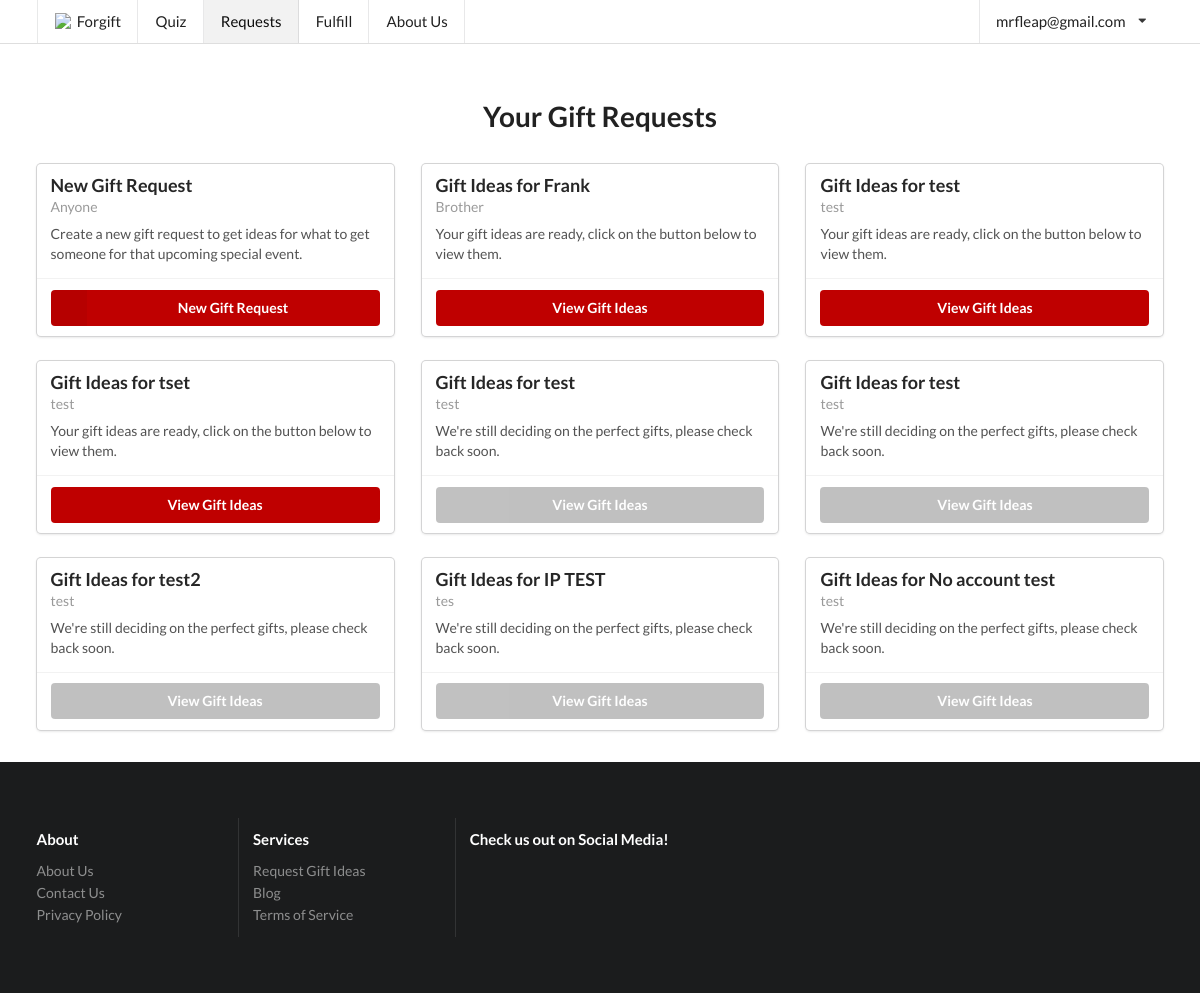
/request/ (signed in), run on an earlier commit of the app's database.
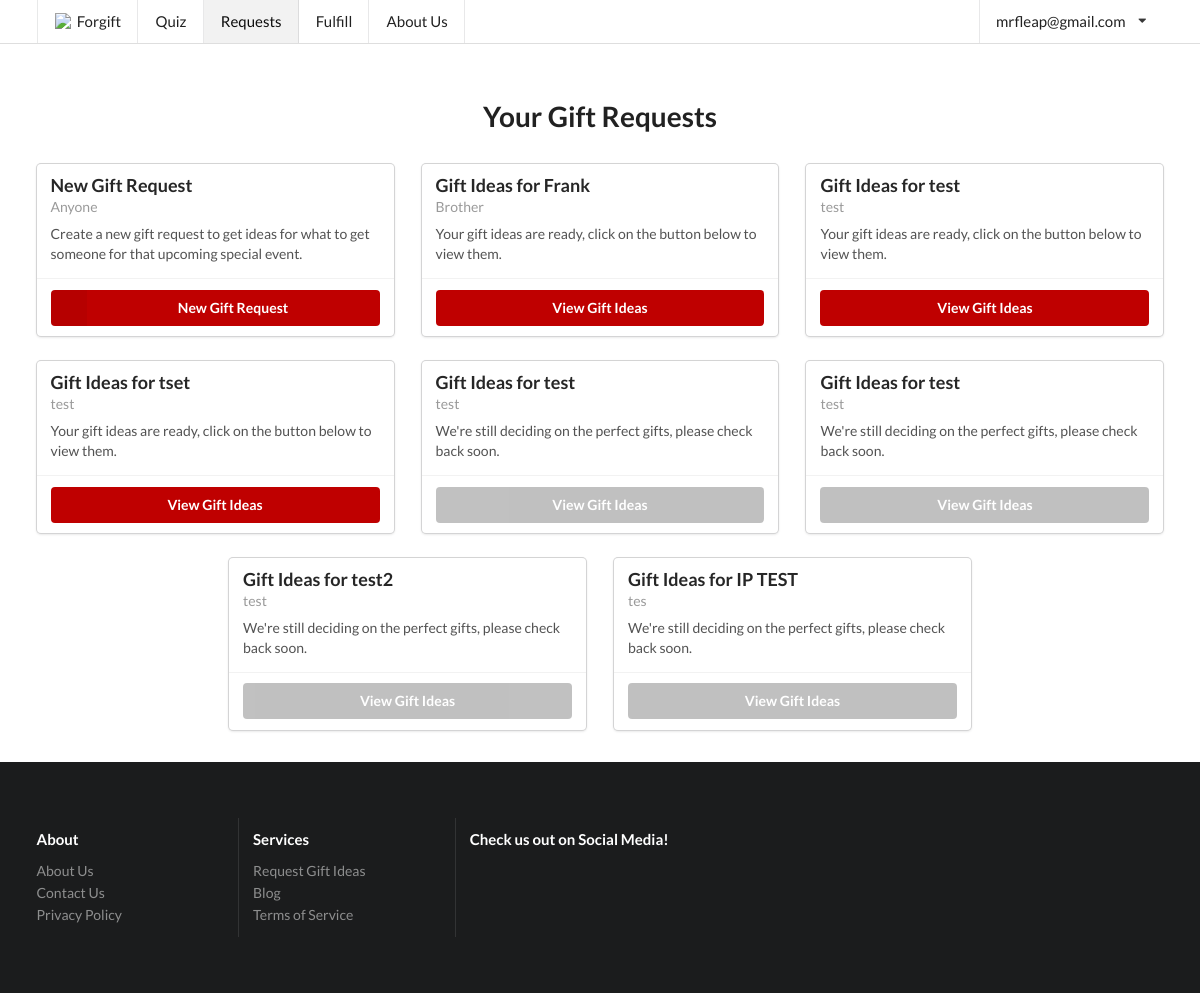
And on a later commit of the database.
### forgyftapp/models.py (models this page shows, shortened)
class Slug(OnCreate, models.Model):
	_slug = models.SlugField(max_length=7, blank=True)
	@property
	def slug(self):
		if not self._slug:
			newSlug = django_utils.get_slug(self, length=7, underscoreSlug=True)
			self._slug = newSlug
			self.save()
		return self._slug
	class Meta:
		abstract = True

class GifteeProfile(Slug):
	name = models.TextField(max_length=150)
	gender = models.CharField(max_length=80, choices=gender.GENDER_CHOICES)
	age = models.IntegerField()
	relationship = models.TextField(max_length=6000)
	price_upper = models.IntegerField()
	interests = models.TextField(max_length=6000)
	existing_related_items = models.TextField(max_length=6000)
	extra_info = models.TextField(max_length=6000, blank=True, null=True)
	occasion = models.TextField(max_length=6000)
	published = models.BooleanField(default=False)
	emailed_about_publish = models.BooleanField(default=False)
	user = models.ForeignKey(User, on_delete=models.CASCADE, null=True)
	email = models.EmailField(null=True)
	feedback = models.OneToOneField(GiftFeedback, on_delete=models.SET_NULL, null=True)
	created = models.DateTimeField(editable=False, null=True, blank=True)
	ip_address = models.GenericIPAddressField(null=True, default=None)
	_location = models.TextField(null=True, default=None, blank=True)
	@property
	def status(self):
		if self.published:
			return "Your gift ideas are ready, click on the button below to view them."
		else:
			return "We're still deciding on the perfect gifts, please check back soon."

### forgyftapp/views/basic_views.py (the view, shortened to what this page needs)
# urls.py: url(r'^request/?$', basic_views.request, name='request'),
def request(request, profile=None, slug=None):
	if not request.user.is_authenticated:
		return login_required()(request)(request)
	if profile:
		giftee_profile = get_object_or_404(GifteeProfile, pk=profile)
		if not giftee_profile.published or not giftee_profile.user == request.user:
			return redirect("forgyftapp:request")
		if request.method == "POST":
			feedback_form = GiftFeedbackForm(request.POST, instance=giftee_profile.feedback)
			if feedback_form.is_valid():
				feedback = feedback_form.save(giftee_profile=giftee_profile)
				giftee_profile.feedback = feedback
				giftee_profile.save()
				return redirect("forgyftapp:request", slug=giftee_profile.slug)
		else:
			feedback_form = GiftFeedbackForm(instance=giftee_profile.feedback)
		hasFeedback = giftee_profile.feedback is not None
		return render(request, "request.html", {"giftee_profile": giftee_profile,
		                                        "ideas": GiftIdea.objects.filter(giftee_profile=giftee_profile),
		                                        "page": "request", "feedback_form": feedback_form,
		                                        "hasFeedback": hasFeedback})
	else:
		giftee_profiles = GifteeProfile.objects.filter(user=request.user)
		return render(request, "request.html", {"giftee_profiles": giftee_profiles, "page": "request"})

### forgyftapp/templates/request.html (shortened to what this page needs)
{% extends "base/base.html" %}
{% block content %}
	<div class="ui main container">
		{% if not giftee_profile %}
			<h1 style="text-align: center; padding-bottom: 16px">Your Gift Requests</h1>
			<div style="margin-left:auto;margin-right:auto;">
				<div class="ui centered stackable three cards">
					<div class="ui fluid card">
						<div class="content">
							<div class="header">
								New Gift Request
							</div>
							<div class="meta"> Anyone
							</div>
							<div class="description">
								Create a new gift request to get ideas for what to get someone for that
								upcoming special event.
							</div>
						</div>
						<div class="extra content">
							<a class="ui labeled icon fluid primary button" href="{% url "forgyftapp:gift_form" %}">
								<i class="ui icon add"></i>
								New Gift Request
							</a>
						</div>
					</div>
					{% for giftee_profile in giftee_profiles %}
						<div class="ui fluid card" style="width: calc(33.33333333% - 2em);">
							<div class="content">
								<div class="header">
									Gift Ideas for {{ giftee_profile.name }}
								</div>
								<div class="meta">
									{{ giftee_profile.relationship }}
								</div>
								<div class="description">
									{{ giftee_profile.status }}
								</div>
							</div>
							<div class="extra content">
								<a class="ui {% if not giftee_profile.published %}disabled grey {% else %}primary {% endif %}fluid  button"
								   href="{% url "forgyftapp:request" slug=giftee_profile.slug %}">View Gift
									Ideas</a>
							</div>
						</div>
					{% endfor %}
				</div>
			</div>
		{% endif %}
	</div>
{% endblock %}
{% block extra_dependencies %}
<link rel="stylesheet" type="text/css" href="{% load static %}{% static "stylesheets/responsive-semantic.min.css" %}">
{% endblock %}

What changed in the data, as far as the page shows it:
removed GifteeProfile: name "No account test", relationship "test", status "We're still deciding on the perfect gifts, please check back soon."
